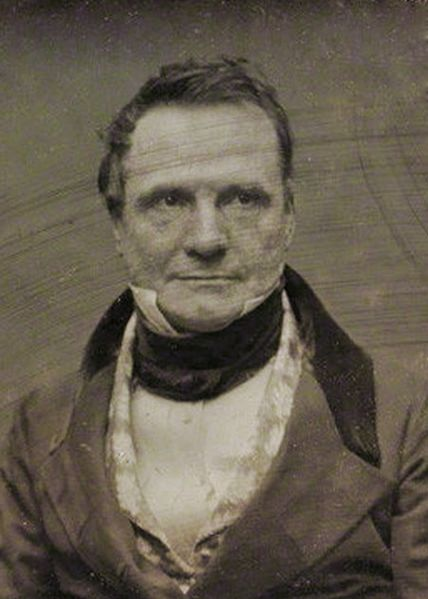
#> input picture PythonCS101/engagements/Charles_Babbage_.jpg, 428 x 599 px, given in place of redeyes.jpg, which was not available
$ python backgroundColors.py
#> lines starting #> are read from the running program, lines starting #| are printed output that depends on the picture; pictures that were not available may be replaced by others from this repository, and a replacement may not be noted
from PIL import Image

# If it's green turn it to white
def replaceGreen():
    img = Image.open("redeyes.jpg")
#> img is the input picture: PIL image 428x599 RGB; mean R, G, B 100.8, 92.4, 78.4
    pixelList = img.getdata()
    canvas = Image.new("RGB", (img.width, img.height), "white")
#> canvas: PIL image 428x599 RGB; every value is 255
    modifedPixelList = []

    for pixel in pixelList:
        if (0, 200, 0) <= pixel < (75, 255, 75):
            newPixel = (0, 255, 0)
        else:
            newPixel = pixel
        modifedPixelList.append(newPixel)
#> this loop made 256372 passes
#> pixel on passes 1 to 12: (46, 41, 38), (48, 43, 40), (50, 45, 42), (53, 48, 45), (55, 50, 46), (54, 49, 45), (53, 48, 42), (52, 47, 41), (52, 48, 39), (48, 44, 35), (48, 44, 33), (53, 49, 38)
#> after the loop, modifedPixelList = 256372 items
    canvas.putdata(modifedPixelList)
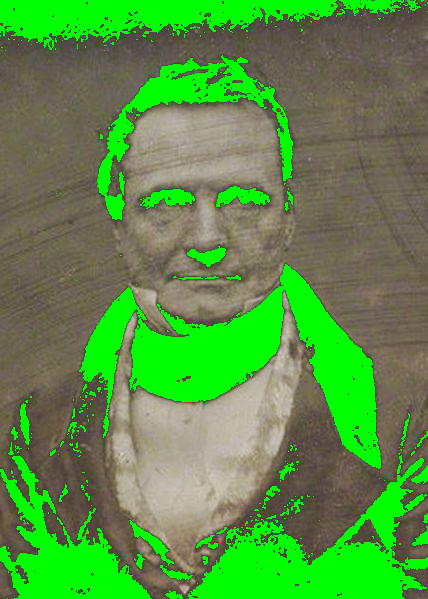
#> canvas: PIL image 428x599 RGB; mean R, G, B 88.2, 144.2, 68.8
    canvas.show()

replaceGreen()


# Moving Alice to Machu Pichu
# Picture has to match the background
# [56 lines left out: functions replaceAlice, replaceBaby, replaceZone, not called in this run]
    # img.save("blue-eyes.jpg")

#replaceZone()

$ run again, on PythonCS101/engagements/GreenTreeBG.jpg
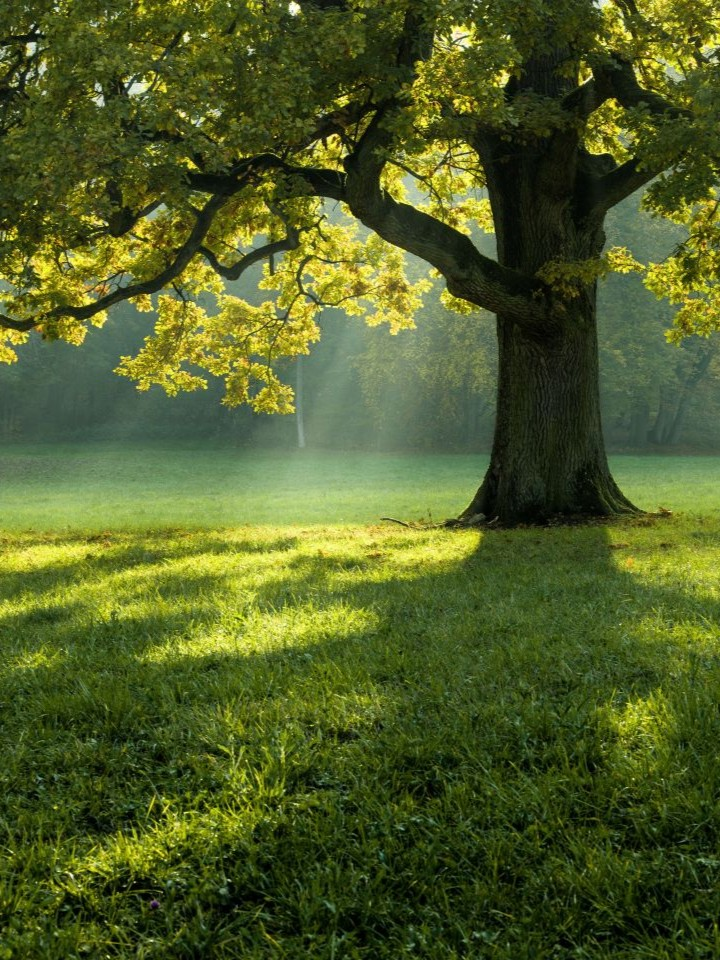
#> input picture PythonCS101/engagements/GreenTreeBG.jpg, 720 x 960 px, given in place of redeyes.jpg, which was not available
#> in replaceGreen, img is the input picture: PIL image 720x960 RGB; mean R, G, B 80.5, 94.1, 38.8
#> the loop in replaceGreen, `for pixel in pixelList:` made 691200 passes
#> (pixel, newPixel) on passes 1 to 8: ((47, 60, 16), (0, 255, 0)), ((63, 76, 32), (0, 255, 0)), ((71, 84, 38), (0, 255, 0)), ((61, 74, 28), (0, 255, 0)), ((54, 66, 20), (0, 255, 0)), ((54, 65, 22), (0, 255, 0)), ((53, 61, 22), (0, 255, 0)), ((46, 53, 19), (0, 255, 0))
#> after the loop in replaceGreen, `for pixel in pixelList:`: modifedPixelList = 691200 items
#> in replaceGreen, `canvas.putdata(modifedPixelList)`:
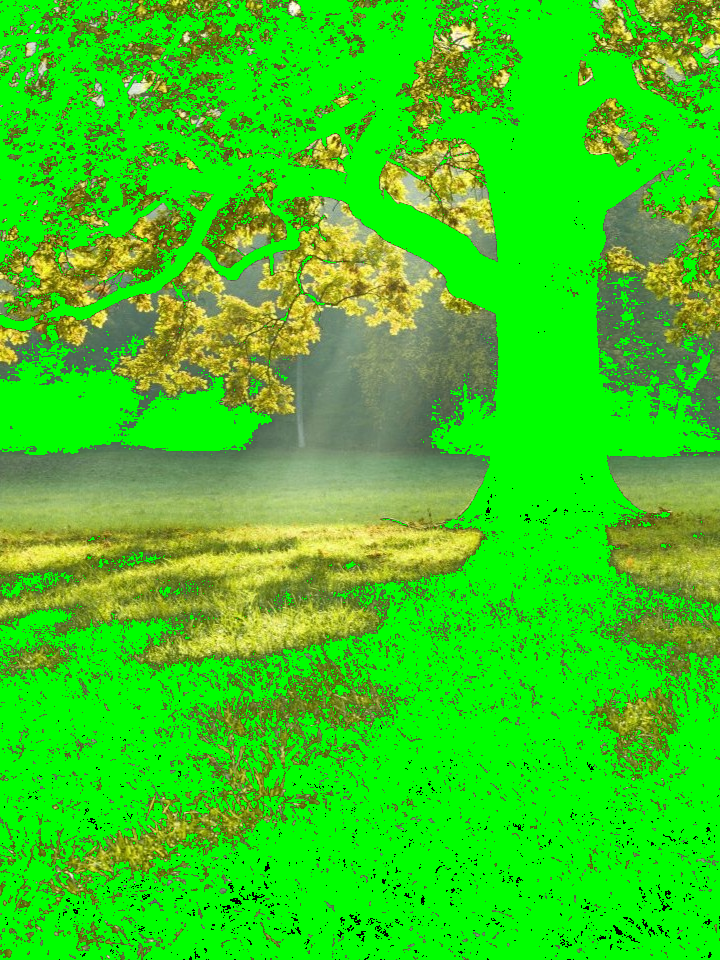
#> canvas: PIL image 720x960 RGB; mean R, G, B 55.6, 206.5, 27.1

$ run again, on PythonCS101/engagements/SeaDragon.jpg
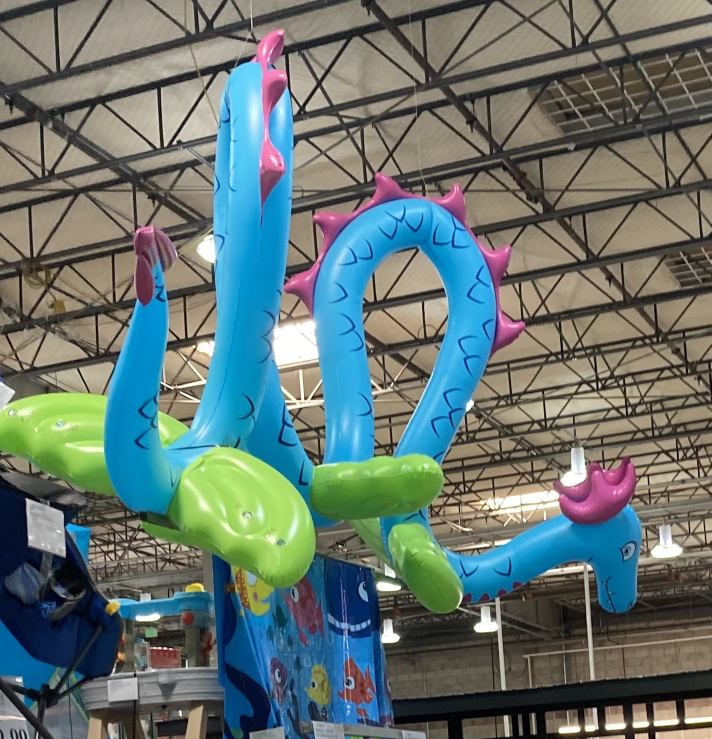
#> input picture PythonCS101/engagements/SeaDragon.jpg, 1423 x 1478 px, given in place of redeyes.jpg, which was not available (shown at 1/2 size)
#> in replaceGreen, img is the input picture: PIL image 1423x1478 RGB; mean R, G, B 100.8, 117.1, 112.9
#> the loop in replaceGreen, `for pixel in pixelList:` made 2103194 passes
#> newPixel on passes 1 to 8: (150, 144, 132), (149, 143, 131), (148, 142, 130), (148, 142, 130), (147, 141, 129), (147, 141, 129), (149, 143, 131), (153, 147, 135)
#> after the loop in replaceGreen, `for pixel in pixelList:`: modifedPixelList = 2103194 items
#> in replaceGreen, `canvas.putdata(modifedPixelList)`:
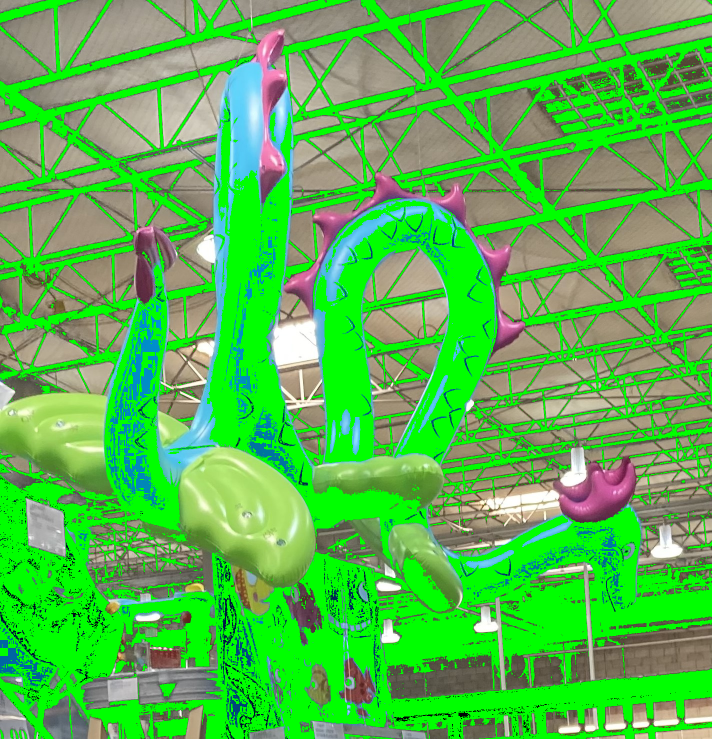
#> canvas: PIL image 1423x1478 RGB (shown at 1/2 size); mean R, G, B 85.9, 183.8, 78.2
